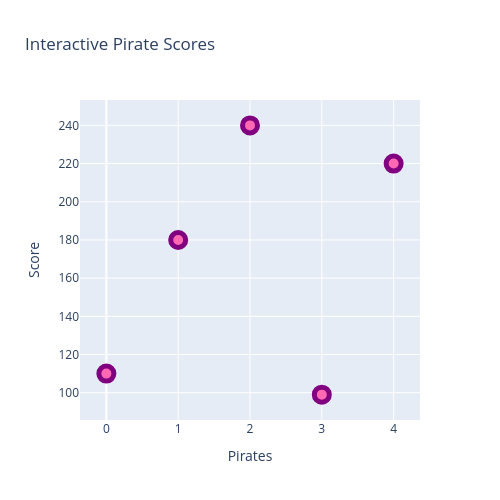

Notebook code cell kept with this figure:
### Code cell
graph = go.Figure()
graph.add_trace(go.Scatter(x=x1,y=y1, mode = 'markers', marker = dict(size = 15, color = 'hotpink', opacity = 1, line = dict(width = 5, color = 'purple'))))

graph.update_layout(title = 'Interactive Pirate Scores',
                    xaxis_title = 'Pirates',
                    yaxis_title = 'Score',
                    width = 500,
                    height = 500)

graph.show()

### Figure 1 — Plotly figure (JSON) as saved in the notebook; plotly's stock layout.template omitted (floating-point values rounded to 4 significant figures)
{"data": [{"marker": {"color": "hotpink", "line": {"color": "purple", "width": 5}, "opacity": 1, "size": 15}, "mode": "markers", "type": "scatter", "x": [0, 1, 2, 3, 4, 5, 6, 7, 8, 9, 10, 11, 12, 13, 14, 15, 16, 17, 18, 19, 20, 21, 22, 23, 24, 25, 26, 27, 28, 29, 30, 31, 32, 33, 34, 35, 36, 37, 38, 39, 40, 41, 42, 43, 44, 45, 46, 47, 48, 49], "y": [110, 180, 240, 99, 220]}], "layout": {"height": 500, "title": {"text": "Interactive Pirate Scores"}, "width": 500, "xaxis": {"title": {"text": "Pirates"}}, "yaxis": {"title": {"text": "Score"}}}}
